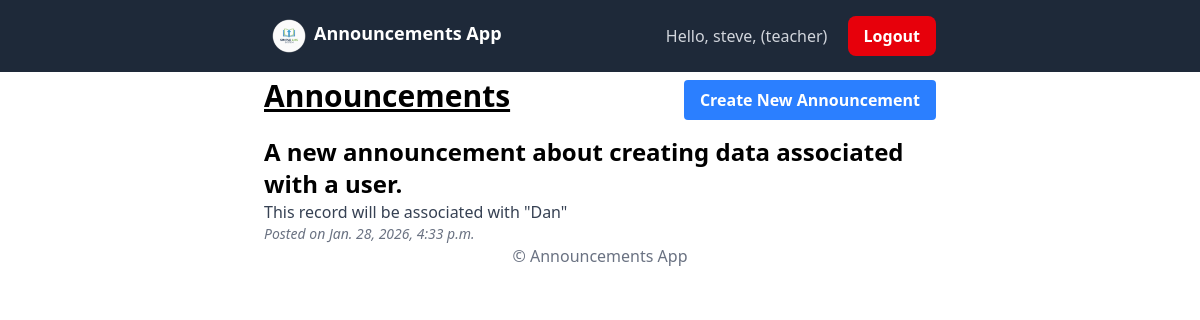
The page /announcements/ (signed in) on the database its author committed.
### core/models.py (models this page shows, shortened)
class User(AbstractUser):
    ROLE_CHOICES = (
        ('teacher', 'Teacher'),
        ('student', 'Student'),
    )
    role = models.CharField(max_length=10, choices=ROLE_CHOICES)

### announcements/models.py (models this page shows, shortened)
class Announcement(models.Model):
    title = models.CharField(max_length=100)
    message = models.TextField()
    created_by = models.ForeignKey(
        settings.AUTH_USER_MODEL, # this is the model for the user
        on_delete=models.CASCADE,
        null=True,
        blank=True)
    created_at = models.DateTimeField(auto_now_add=True)
    updated_at = models.DateTimeField(auto_now=True)

### announcements/views.py (the view)
# urls.py: path('', announcement_list, name='announcement_list'),
@login_required
def announcement_list(request):
    announcements = Announcement.objects.all().order_by('-created_at')
    return render(
        request,
        'announcements/announcement_list.html',
        {'announcements': announcements}
    )

### announcements/templates/announcements/announcement_list.html
{% extends "base.html" %}
{% block content %}
<div class="max-w-2xl mx-auto px-4 md:px-0">
    <div class="flex justify-between items-center mb-4">
        <h1 class="text-3xl font-bold underline">
            Announcements
        </h1>
        {% if user.is_authenticated and user.role == 'teacher' %}
        <a class="bg-blue-500 hover:bg-blue-700 text-white font-bold mt-2 py-2 px-4 rounded" href="{% url 'create_announcement' %}">
          Create New Announcement
        </a>
        {% endif %}
    </div>
    <section>
        <ul>
          {% for announcement in announcements %}
            <li>
              <h2 class="text-2xl font-semibold mt-4">
                  {{ announcement.title }}
              </h2>
              <p class="text-gray-700">
                  {{ announcement.message }}
              </p>
              <p
                  class="text-gray-500 text-sm"
              ><em>Posted on {{ announcement.created_at }}</em></p>
            </li>
          {% empty %}
            <li>No announcements available.</li>
          {% endfor %}
        </ul>
    </section>
{% endblock %}

### templates/base.html (shortened to what this page needs)
{% load static %}
<!doctype html>
<html>
  <head>
    <script src="https://cdn.jsdelivr.net/npm/@tailwindcss/browser@4"></script>
    <link rel="stylesheet" href="{% static '/css/styles.css' %}" />
  </head>
  <body>
    <header>
        {% block header %}
        <nav class="bg-gray-800 p-4">
                <div class="max-w-2xl mx-auto flex justify-between items-center">
                    <a href="" class="flex text-white text-lg font-semibold">
                        <img
                            src="{% static 'logo-sm.png' %}"
                            class="px-2"
                            width="50"
                            height="50"
                        />
                        Announcements App
                    </a>
                    {% if user.is_authenticated %}
                    <div>
                        <form method="post" action="{% url 'logout' %}">
                            <span class="text-gray-300 mr-4">
                                Hello, {{user.username}}, ({{user.role}})
                            </span>
                            <button type="submit" class="px-4 py-2 bg-red-600 text-white font-semibold rounded-lg hover:bg-red-700 focus:outline-none focus:ring-2 focus:ring-red-500 focus:ring-offset-2">
                                Logout
                            </button>
                        </form>
                    </div>
                    {% endif %}
                </div>
        </nav>
        {% endblock %}
    </header>
    <main>
        {% block content %}{% endblock %}
    </main>
    <footer>
        {% block footer %}
            <p class="text-center text-gray-500">
                &copy; Announcements App
            </p>
        {% endblock %}
    </footer>
  </body>
</html>

### rows shown on the page
User: username "steve", role "teacher"
Announcement: title "A new announcement about creating data associated with a user.", message "This record will be associated with \"Dan\"", created_at "Jan. 28, 2026, 4:33 p.m."
